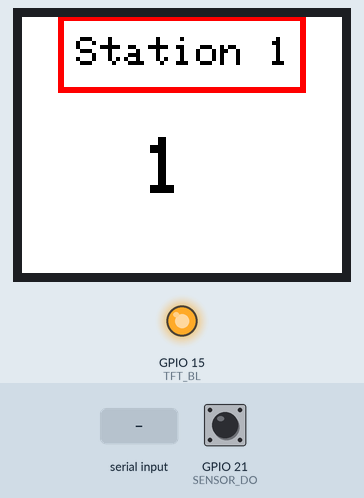
Simulated run of this program. Board: ESP32. On the bench: 160×128 colour display, output pins drawn as LEDs (lit = HIGH). Inputs (shaded band) come from the test bench; at power-on: GPIO 21 (SENSOR_DO) LOW. Nothing arrives over Bluetooth unless stated; what the program prints to the serial monitor is not drawn.

Above: at 1.3 s.
1.4 s: "90,45\n" received over the second serial link
2.9 s: "R90\n" received over the second serial link
4.4 s: GPIO 21 (SENSOR_DO) pulsed HIGH 5 times (0.12 s each, 0.3 s apart)
At 4.67 s:
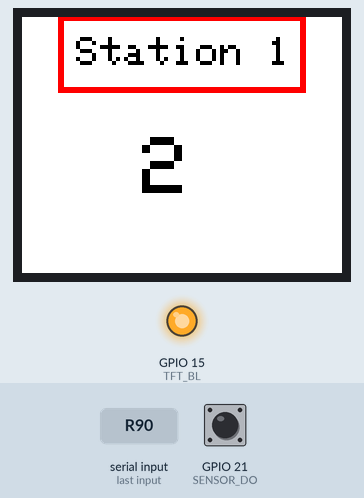
At 6.6 s:
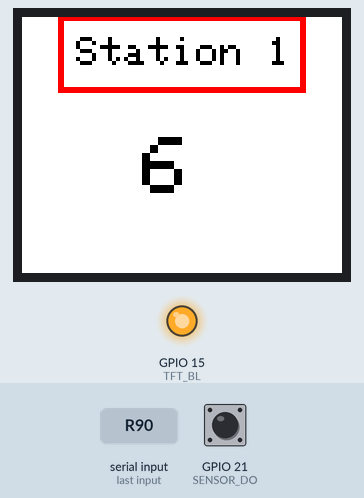
Timing chart, 0 to 8.1 s (numbered marks = the images above; inputs shaded):
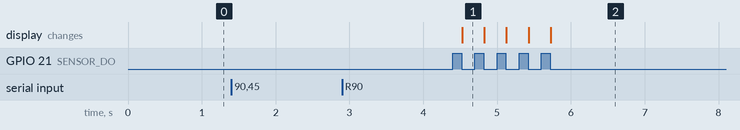

Measured:
- after the input at 1.4 s, every drawn part: stays the same
- after the input at 2.9 s, every drawn part: stays the same
- after the input at 4.4 s, the display: changes after 0.12 s (image 1)

The program:

main.cpp
```cpp
#include <Arduino.h>
#include "servo/servo.h"
#include "BLE/ble.h"
#include "display/display.h"
#include "sensors/sensor1.h"


void setup() {
  Serial.begin(115200);
  servo_setup();
  ble_setup();
  display_setup();
  Serial.print("Slave ready");
}

void loop() {

    if (sensor1_update()) {
    int count = sensor1_get_count();
    display_show_number(count);

    Serial.print("Ball count: ");
    Serial.println(count);
  }

  char cmd = ble_read();
  if (cmd == 0) return;

  Serial.print("BT received: ");
  Serial.println(cmd);

  if (cmd == 'R'){
    open_gate(500);
    return;
  }

  if (cmd >= '1' && cmd <= '4') {
    uint8_t balls = cmd - '0';
    open_gate(balls * 500);
  }
}
```

ble.cpp
```cpp
#include <Arduino.h>
#include "BluetoothSerial.h"
#include "ble.h"

BluetoothSerial bt;

void ble_setup(){
    bt.begin("Station1");
}

char ble_read(){
    if (bt.available()){
        return bt.read();
    }
    return 0;
}
```

ble.h
```cpp
#pragma once

void ble_setup();
char ble_read();
```

display.cpp
```cpp
#include <Arduino.h>
#include <SPI.h>
#include <Adafruit_GFX.h>
#include <Adafruit_ST7735.h>

#define TFT_CS   5
#define TFT_DC   2
#define TFT_RST  4
#define TFT_BL   15
#define TFT_MOSI 23
#define TFT_SCLK 18

SPIClass vspi(VSPI);
Adafruit_ST7735 tft = Adafruit_ST7735(&vspi, TFT_CS, TFT_DC, TFT_RST);

void display_show_number(int value){
    tft.fillRect(60, 60, 80, 40, ST77XX_WHITE);

    tft.setCursor(60, 60);
    tft.setTextSize(4);
    tft.setTextColor(ST77XX_BLACK, ST77XX_WHITE);
    tft.print(value);
}

void draw_rect(int32_t x,int32_t y, int32_t w, int32_t h, uint32_t color,uint8_t thickness){

    for (uint8_t i = 0; i < thickness;i++){
        tft.drawRect(x - i, y - i, w + (i * 2), h + (i * 2), color);
    }
}

void draw_string(int x, int y,int TextSize, const char *text){
    tft.setCursor(x,y);
    tft.setTextSize(TextSize);
    tft.setTextColor(ST77XX_BLACK, ST77XX_WHITE);
    tft.print(text);
}

void draw_station(){
    tft.fillScreen(ST7735_WHITE);
    tft.setRotation(1);

    draw_rect(20,1,120,35,ST77XX_RED,3);

    draw_string(27,10,2, "Station 1");
    display_show_number(0);
}

void display_setup(){
    pinMode(TFT_BL, OUTPUT);
    digitalWrite(TFT_BL, HIGH);
    vspi.begin(TFT_SCLK, -1, TFT_MOSI, TFT_CS);
    tft.initR(INITR_GREENTAB);
    draw_station();
}
```

display.h
```cpp
#pragma once
#include <Arduino.h>

void display_setup();
void display_show_number(int value);
```

sensor1.cpp
```cpp
#include <Arduino.h>
#include "sensor1.h"

#define SENSOR_DO 21

static int ballCount = 0;
static bool lastDetected = false;
static unsigned long lastMs = 0;
static const unsigned long COOLDOWN_MS = 150;

void sensor1_setup() {
    pinMode(SENSOR_DO, INPUT);
}

bool sensor1_update() {
    bool detected = (digitalRead(SENSOR_DO) == LOW);
    bool newBall = false;

    if (detected && !lastDetected) {
        unsigned long now = millis();
        if (now - lastMs > COOLDOWN_MS) {
            ballCount++;
            lastMs = now;
            newBall = true;
        }
    }

    lastDetected = detected;
    return newBall;
}

int sensor1_get_count() {
    return ballCount;
}
```

sensor1.h
```cpp
#pragma once

void sensor1_setup();
bool sensor1_update();
int  sensor1_get_count();
```

servo.h
```cpp
#pragma once
#include <Arduino.h>

void servo_setup();
void open_gate(int32_t t);
void close_gate(int32_t t);
```
